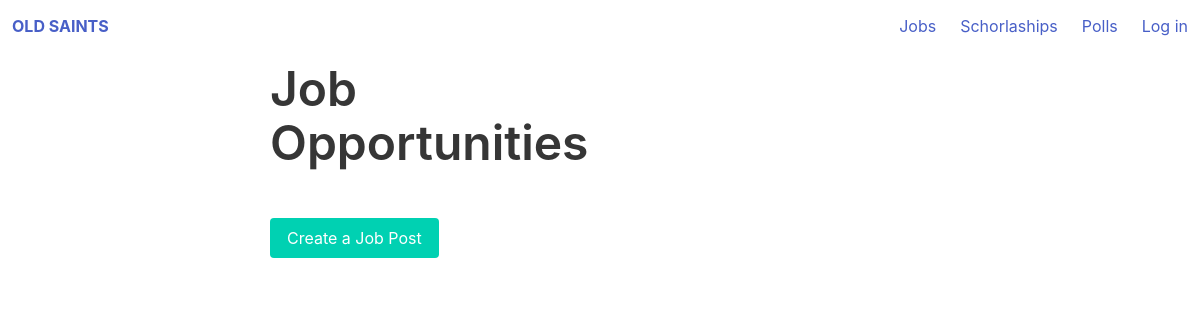
The app's page /jobs/, older data.
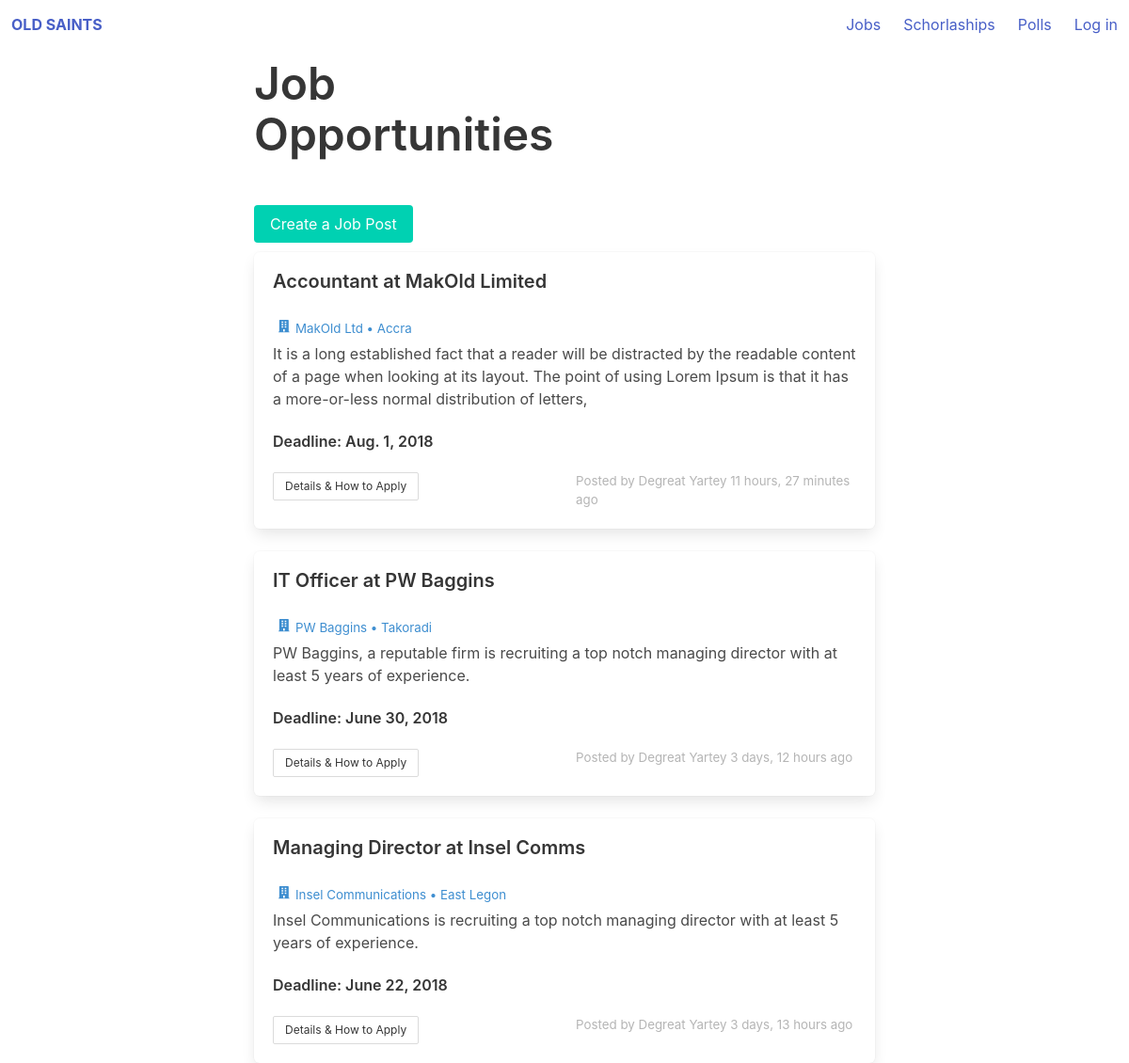
The same page, newer data.
### web/models.py (models this page shows)
class Job(models.Model):
    post_title = models.CharField(max_length=70)
    position = models.CharField(max_length=70)
    short_description = models.CharField(max_length=250)
    job_description = models.TextField()
    salary_range = models.CharField(max_length=60)
    location = models.CharField(max_length=70)
    company = models.CharField(max_length=70)
    how_to_apply = models.CharField(max_length=70)
    date_added = models.DateTimeField(auto_now_add=True)
    qualifications = models.CharField(max_length=100)
    deadline = models.DateField()
    posted_by = models.ForeignKey(Alumnum, related_name="jobs", on_delete=models.CASCADE)
    class Meta:
        ordering = ('-date_added', )

class Alumnum(models.Model):
    user = models.OneToOneField(User, related_name="alumnum", on_delete=models.CASCADE)
    mobile = models.CharField(max_length=17)
    telephone = models.CharField(max_length=17, blank=True)
    whatsapp = models.CharField(max_length=17, blank=True)
    facebook = models.CharField(max_length=100, blank=True)
    twitter = models.CharField(max_length=100, blank=True)
    instagram = models.CharField(max_length=100, blank=True)
    address_line_1 = models.CharField(max_length=50)
    address_line_2 = models.CharField(max_length=50)
    year_of_completion = models.IntegerField()
    exam_type = models.CharField(max_length=20) # o/a level, sss, wassce
    house = models.ForeignKey(House, related_name="alumni", on_delete=models.CASCADE)
    chapter = models.ForeignKey(Chapter, related_name="alumni", on_delete=models.CASCADE)
    member_id = models.CharField(max_length=20)
    profession = models.CharField(max_length=100)
    reference_1 = models.TextField(blank=True)
    reference_2 = models.TextField(blank=True)
    verified = models.BooleanField(default=False)
    def __str__(self):
        return self.user.get_full_name()

### web/views.py (the view)
# urls.py: url(r'^jobs/$', views.jobs, name="jobs"),
def jobs(request):
    context = {
        "jobs": Job.objects.all()
    }
    return render(request, "web/jobs.html", context)

### web/templates/web/jobs.html
{% extends "web/base.html" %} {% block main_title %} Jobs {% endblock main_title %} {% block content %}
<div class="container centered-div">
    <div style="margin-top: 10px;">
        <p class="is-1 title" style="margin-bottom: 1em;">
            Job <br>Opportunities
        </p>
        <a href="{% url 'web:create_job_post' %}" class="button is-primary">Create a Job Post</a>
    </div>
    {% for job in jobs %}
    <div class="box" style="margin-top: 10px;">
        <h5 class="is-5 title">{{ job.post_title }}</h5>
        <p style="font-size: 10pt; margin-bottom: 5px;" class="has-text-info">
            <span class="icon">
                <i class="fas fa-building"></i>
            </span>{{ job.company }} &bull; {{ job.location }}</p>
        <p>{{ job.short_description }}</p>
        <br>
        <p class="is-6 title">Deadline: {{job.deadline}}</p>
        <div class="columns">
            <div class="column">
                <a class="button is-small">Details &amp; How to Apply</a>
            </div>
            <div class="column">
                <p class="has-text-grey-light" style="font-size: 10pt;">Posted by {{job.posted_by}} {{job.date_added|timesince}} ago</p>
            </div>
        </div>
    </div>
    {% endfor %}
</div>
{% endblock content %}

### web/templates/web/base.html (shortened to what this page needs)
{% load static %}
<!DOCTYPE html>
<html lang="en">
<head>
    <link rel="stylesheet" href="https://cdnjs.cloudflare.com/ajax/libs/bulma/0.7.1/css/bulma.min.css" />
    <link rel="stylesheet" href="{% static 'web/css/main.css' %}">
</head>
<body>
    <header>
        <nav class="navbar" role="navigation" aria-label="main navigation">
            <div class="navbar-brand">
                <a class="navbar-item" href={% url 'web:home' %}>
                    <strong>OLD SAINTS</strong>
            </div>
            <div class="navbar-end">
                <div class="navbar-item">
                    <a href={% url 'web:jobs' %}>Jobs</a>
                </div>
                <div class="navbar-item">
                    <a href="">Schorlaships</a>
                </div>
                <div class="navbar-item">
                    <a href="">Polls</a>
                </div>
                {% if user.is_authenticated %}
                    <div class="navbar-item">
                        <a href="">{{user.get_full_name}}</a>
                    </div>
                {% else %}
                    <div class="navbar-item">
                        <a href="{% url 'web:login' %}">Log in</a>
                    </div>
                {% endif %}
            </div>
        </nav>
    </header>
    {% block content %} {% endblock content %}
</body>
</html>

### web/static/web/css/main.css (style rules this page uses)
.centered-div { width: 55%; margin-left: auto; margin-right: auto; }

Row changes from the older to the newer data that the page shows:
added Job: post_title "Accountant at MakOld Limited", company "MakOld Ltd", location "Accra", short_description "It is a long established fact that a reader will be distracted by the readable content of a page when looking at its layout. The point of using Lorem Ipsum is that it has a more-or-less normal distribution of letters,", deadline "Aug. 1, 2018", posted_by "Degreat Yartey", date_added "11 hours, 27 minutes"
added Job: post_title "IT Officer at PW Baggins", company "PW Baggins", location "Takoradi", short_description "PW Baggins, a reputable firm is recruiting a top notch managing director with at least 5 years of experience.", deadline "June 30, 2018", posted_by "Degreat Yartey", date_added "3 days, 12 hours"
added Job: post_title "Managing Director at Insel Comms", company "Insel Communications", location "East Legon", short_description "Insel Communications is recruiting a top notch managing director with at least 5 years of experience.", deadline "June 22, 2018", posted_by "Degreat Yartey", date_added "3 days, 13 hours"
